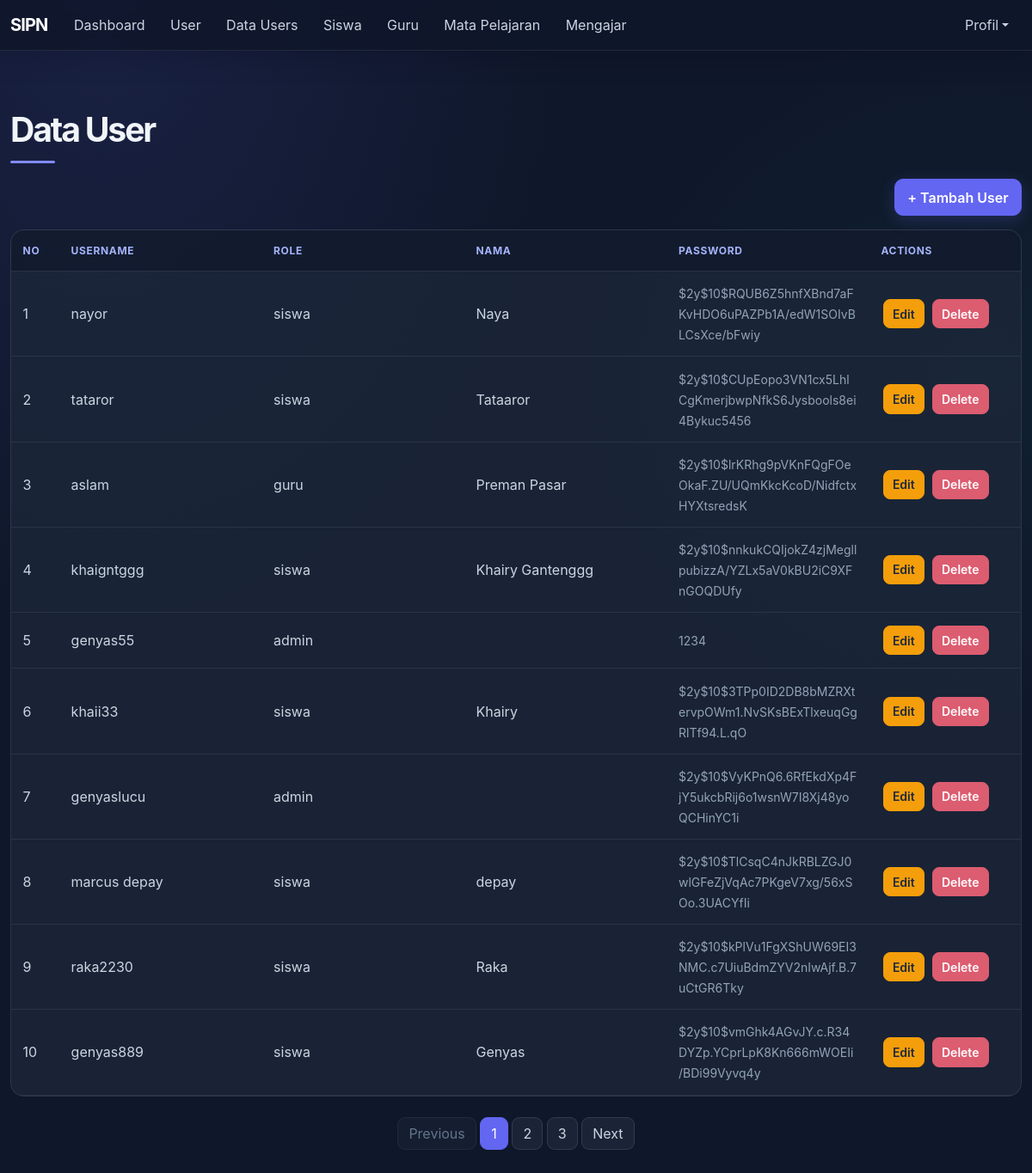
The page /user/pw.php (signed in) on the database its author committed.
### tables this page shows
CREATE TABLE `users` (
  `id` int NOT NULL,
  `username` varchar(50) NOT NULL,
  `password` varchar(255) NOT NULL,
  `role` enum('admin','guru','siswa') NOT NULL,
  `created_at` timestamp NOT NULL DEFAULT CURRENT_TIMESTAMP
);

### koneksi.php (called while the page is built, shortened)
<?php
function h($data) {
    return htmlspecialchars($data ?? '');
}
?>

### user/pw.php (the view, shortened to what this page needs)
<?php
require_once '../koneksi.php';
require_once '../navbar.php';
$batas = 10;
$halaman = isset($_GET['halaman']) ? (int)$_GET['halaman'] : 1;
$halaman_awal = ($halaman > 1) ? ($halaman * $batas) - $batas : 0;
$data_jumlah = mysqli_query($koneksi, "SELECT * FROM users");
$jumlah_data = mysqli_num_rows($data_jumlah);
$total_halaman = ceil($jumlah_data / $batas);
$sql = "SELECT users.*, COALESCE(siswa.nama_siswa, guru.nama_guru) AS nama
        FROM users
        LEFT JOIN siswa ON users.id = siswa.user_id
        LEFT JOIN guru ON users.id = guru.user_id
        ORDER BY users.id DESC
        LIMIT $halaman_awal, $batas";
$hasil = mysqli_query($koneksi, $sql);
?>
<div class="container mt-4 mb-5">
    <h1 class="fw-normal display-5">Data User</h1>
    <hr class="border border-dark border-2 opacity-100">
    <div class="d-flex justify-content-end mb-3">
        <a href="tambah.php" class="btn btn-primary">+ Tambah User</a>
    </div>
    <div class="app-table-wrap">
    <table class="table table-hover align-middle app-data-table">
        <thead>
            <tr>
                <th>No</th>
                <th>Username</th>
                <th>Role</th>
                <th>Nama</th>
                <th>Password</th>
                <th style="width: 15%;">Actions</th>
            </tr>
        </thead>
        <tbody>
            <?php
            $no = $halaman_awal + 1;
            if (mysqli_num_rows($hasil) > 0) {
                while ($row = mysqli_fetch_assoc($hasil)) {
            ?>
                    <tr>
                        <td><?= $no++ ?></td>
                        <td><?= h($row['username']) ?></td>
                        <td><?= h($row['role']) ?></td>
                        <td><?= h($row['nama']) ?></td>
                        <td><small class="text-muted"><?= h($row['password']) ?></small></td>
                        <td>
                            <a href="edit.php?id=<?= $row['id'] ?>" class="btn btn-warning btn-sm">Edit</a>
                            <a href="hapus.php?id=<?= $row['id'] ?>" class="btn btn-danger btn-sm"
                               onclick="return confirm('Yakin ingin menghapus user ini?')">Delete</a>
                        </td>
                    </tr>
                <?php
                }
            } else {
                ?>
                <tr>
                    <td colspan="6" class="text-center">Belum ada data user.</td>
                </tr>
            <?php } ?>
        </tbody>
    </table>
    </div>
    <?php if ($total_halaman > 1) { ?>
    <nav class="mt-4">
        <ul class="pagination justify-content-center">
            <li class="page-item <?= ($halaman <= 1) ? 'disabled' : ''; ?>">
                <a class="page-link" href="?halaman=<?= $halaman - 1; ?>">Previous</a>
            </li>
            <?php for ($x = 1; $x <= $total_halaman; $x++) { ?>
                <li class="page-item <?= ($halaman == $x) ? 'active' : ''; ?>">
                    <a class="page-link" href="?halaman=<?= $x; ?>"><?= $x; ?></a>
                </li>
            <?php } ?>
            <li class="page-item <?= ($halaman >= $total_halaman) ? 'disabled' : ''; ?>">
                <a class="page-link" href="?halaman=<?= $halaman + 1; ?>">Next</a>
            </li>
        </ul>
    </nav>
    <?php } ?>
</div>
<?php require_once '../footer.php'; ?>

### assets/app.css (style rules this page uses)
:root { --dashboard-bg: #0f172a; --dashboard-surface: rgba(30, 41, 59, .76); --dashboard-border: rgba(255, 255, 255, .09); --dashboard-text: #f1f5f9; --dashboard-muted: #94a3b8; --dashboard-indigo: #818cf8; --dashboard-green: #10b981; }
.app-shell .container.mt-4 > .d-flex.justify-content-end.mb-3 { margin-top: -.65rem; margin-bottom: 1rem !important; }
.app-shell:not(.dashboard-page) { min-height: 100vh; color: #e2e8f0; background: radial-gradient(ellipse at 10% 0%, rgba(99, 102, 241, .13), transparent 34rem), radial-gradient(ellipse at 95% 30%, rgba(16, 185, 129, .06), transparent 30rem), #0f172a !important; font-family: Inter, "Segoe UI", sans-serif; -webkit-font-smoothing: antialiased; }
.app-shell h1, .app-shell h2, .app-shell h3, .app-shell h4, .app-shell h5, .app-shell h6 { color: #f1f5f9; font-family: Inter, "Segoe UI", sans-serif; font-weight: 650; letter-spacing: -.035em; }
.app-shell .container { max-width: 1240px; }
.app-shell .container.mt-4 { padding-top: clamp(1.5rem, 4vw, 2.75rem) !important; padding-bottom: 3rem; }
.app-shell .display-5 { font-size: clamp(1.85rem, 4vw, 2.45rem); font-weight: 700 !important; letter-spacing: -.055em; }
.app-shell hr.border-dark { width: 52px; height: 3px; margin: .85rem 0 1.75rem; border: 0 !important; border-radius: 99px; background: #818cf8; opacity: 1 !important; }
.app-shell .text-muted, .app-shell small.text-muted { color: #94a3b8 !important; }
.app-shell .btn { min-height: 40px; padding: .55rem .9rem; border-radius: 10px; font-weight: 600; transition: transform 250ms ease, box-shadow 250ms ease, background-color 250ms ease; }
.app-shell .btn-primary { --bs-btn-bg: #6366f1; --bs-btn-border-color: #6366f1; --bs-btn-hover-bg: #4f46e5; --bs-btn-hover-border-color: #4f46e5; --bs-btn-active-bg: #4f46e5; --bs-btn-active-border-color: #4f46e5; --bs-btn-focus-shadow-rgb: 99, 102, 241; box-shadow: 0 5px 18px rgba(99, 102, 241, .22); }
.app-shell .btn-warning { --bs-btn-bg: #f59e0b; --bs-btn-border-color: #f59e0b; --bs-btn-color: #1e293b; --bs-btn-hover-bg: #d97706; --bs-btn-hover-border-color: #d97706; --bs-btn-hover-color: #fff; }
.app-shell .btn-danger { --bs-btn-bg: #dc5c70; --bs-btn-border-color: #dc5c70; --bs-btn-hover-bg: #be4358; --bs-btn-hover-border-color: #be4358; }
.app-shell .btn-sm { min-height: 32px; padding: .35rem .65rem; border-radius: 8px; }
.app-shell .table { width: 100%; margin-bottom: 0; color: #cbd5e1; vertical-align: middle; }
.app-shell .app-table-wrap { width: 100%; overflow-x: auto; border: 1px solid rgba(255, 255, 255, .09); border-radius: 16px; background: rgba(30, 41, 59, .72); scrollbar-color: #475569 rgba(15, 23, 42, .55); scrollbar-width: thin; }
.app-shell .app-data-table { min-width: 760px; table-layout: fixed; border: 0; background: transparent; }
.app-shell .app-data-table th:first-child, .app-shell .app-data-table td:first-child { width: 56px; }
.app-shell .app-data-table th:last-child, .app-shell .app-data-table td:last-child { width: 148px; }
.app-shell .app-data-table td { overflow-wrap: anywhere; }
.app-shell .app-data-table td[data-label="Actions"] { white-space: nowrap; }
.app-shell .app-data-table td[data-label="Actions"] .btn { margin: 2px; }
.app-shell .table > :not(caption) > * > * { color: #cbd5e1; border-bottom-color: rgba(148, 163, 184, .12); background-color: transparent; box-shadow: none; }
.app-shell .table thead th { padding: .9rem .85rem; color: #a5b4fc !important; border-bottom: 1px solid rgba(148, 163, 184, .18); background: rgba(15, 23, 42, .68); font-size: .75rem; font-weight: 700; letter-spacing: .055em; text-transform: uppercase; }
.app-shell .table tbody td { padding: .82rem .85rem; }
.app-shell .pagination { gap: .35rem; }
.app-shell .page-link { color: #cbd5e1; border-color: rgba(255, 255, 255, .1); border-radius: 9px !important; background: rgba(30, 41, 59, .8); }
.app-shell .page-item.active .page-link { color: #fff; border-color: #6366f1; background: #6366f1; }
.app-shell .page-item.disabled .page-link { color: #64748b; border-color: rgba(255, 255, 255, .06); background: rgba(30, 41, 59, .42); }

### rows shown on the page
users: username "nayor", role "siswa", nama "Naya", password "$2y$10$RQUB6Z5hnfXBnd7aFKvHDO6uPAZPb1A/edW1SOIvBLCsXce/bFwiy"
users: username "tataror", role "siswa", nama "Tataaror", password "$2y$10$CUpEopo3VN1cx5LhlCgKmerjbwpNfkS6Jysbools8ei4Bykuc5456"
users: username "aslam", role "guru", nama "Preman Pasar", password "$2y$10$lrKRhg9pVKnFQgFOeOkaF.ZU/UQmKkcKcoD/NidfctxHYXtsredsK"
users: username "khaigntggg", role "siswa", nama "Khairy Gantenggg", password "$2y$10$nnkukCQIjokZ4zjMegllpubizzA/YZLx5aV0kBU2iC9XFnGOQDUfy"
users: username "genyas55", role "admin", password "1234"
users: username "khaii33", role "siswa", nama "Khairy", password "$2y$10$3TPp0ID2DB8bMZRXtervpOWm1.NvSKsBExTlxeuqGgRlTf94.L.qO"
users: username "genyaslucu", role "admin", password "$2y$10$VyKPnQ6.6RfEkdXp4FjY5ukcbRij6o1wsnW7I8Xj48yoQCHinYC1i"
users: username "marcus depay", role "siswa", nama "depay", password "$2y$10$TlCsqC4nJkRBLZGJ0wlGFeZjVqAc7PKgeV7xg/56xSOo.3UACYfIi"
users: username "raka2230", role "siswa", nama "Raka", password "$2y$10$kPlVu1FgXShUW69EI3NMC.c7UiuBdmZYV2nIwAjf.B.7uCtGR6Tky"
users: username "genyas889", role "siswa", nama "Genyas", password "$2y$10$vmGhk4AGvJY.c.R34DYZp.YCprLpK8Kn666mWOEIi/BDi99Vyvq4y"
